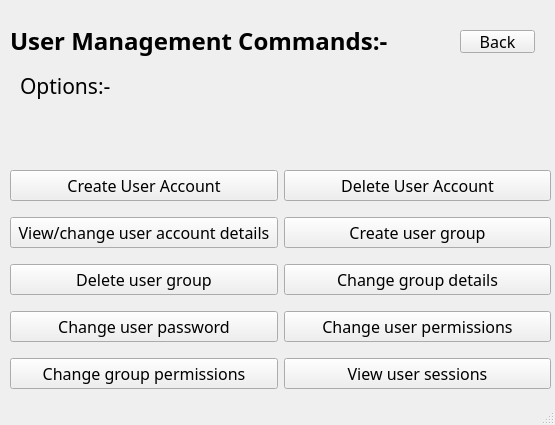
<?xml version="1.0" encoding="UTF-8"?>
<ui version="4.0">
 <class>MainWindow</class>
 <widget class="QMainWindow" name="MainWindow">
  <property name="geometry">
   <rect>
    <x>0</x>
    <y>0</y>
    <width>555</width>
    <height>425</height>
   </rect>
  </property>
  <property name="font">
   <font>
    <family>Script MT Bold</family>
    <weight>75</weight>
    <bold>true</bold>
   </font>
  </property>
  <property name="windowTitle">
   <string>MainWindow</string>
  </property>
  <widget class="QWidget" name="centralwidget">
   <widget class="QLabel" name="label">
    <property name="geometry">
     <rect>
      <x>10</x>
      <y>20</y>
      <width>421</width>
      <height>41</height>
     </rect>
    </property>
    <property name="font">
     <font>
      <family>Rockwell Nova Light</family>
      <pointsize>18</pointsize>
      <weight>75</weight>
      <bold>true</bold>
     </font>
    </property>
    <property name="text">
     <string>User Management Commands:-</string>
    </property>
   </widget>
   <widget class="QPushButton" name="Exit">
    <property name="geometry">
     <rect>
      <x>460</x>
      <y>30</y>
      <width>75</width>
      <height>23</height>
     </rect>
    </property>
    <property name="font">
     <font>
      <family>Rockwell</family>
      <pointsize>12</pointsize>
      <weight>50</weight>
      <bold>false</bold>
     </font>
    </property>
    <property name="text">
     <string>Back</string>
    </property>
   </widget>
   <widget class="QLabel" name="label_2">
    <property name="geometry">
     <rect>
      <x>20</x>
      <y>70</y>
      <width>101</width>
      <height>31</height>
     </rect>
    </property>
    <property name="font">
     <font>
      <family>Yu Gothic</family>
      <pointsize>16</pointsize>
      <weight>50</weight>
      <bold>false</bold>
     </font>
    </property>
    <property name="text">
     <string>Options:-</string>
    </property>
   </widget>
   <widget class="QWidget" name="gridLayoutWidget">
    <property name="geometry">
     <rect>
      <x>10</x>
      <y>160</y>
      <width>541</width>
      <height>241</height>
     </rect>
    </property>
    <layout class="QGridLayout" name="gridLayout">
     <item row="1" column="0">
      <widget class="QPushButton" name="ViewUserAccount">
       <property name="font">
        <font>
         <family>Rockwell</family>
         <pointsize>12</pointsize>
         <weight>50</weight>
         <bold>false</bold>
        </font>
       </property>
       <property name="text">
        <string>View/change user account details</string>
       </property>
      </widget>
     </item>
     <item row="3" column="1">
      <widget class="QPushButton" name="ChangeUserPermission">
       <property name="font">
        <font>
         <family>Rockwell</family>
         <pointsize>12</pointsize>
         <weight>50</weight>
         <bold>false</bold>
        </font>
       </property>
       <property name="text">
        <string>Change user permissions</string>
       </property>
      </widget>
     </item>
     <item row="4" column="0">
      <widget class="QPushButton" name="ChangeGroupPermisson">
       <property name="font">
        <font>
         <family>Rockwell</family>
         <pointsize>12</pointsize>
         <weight>50</weight>
         <bold>false</bold>
        </font>
       </property>
       <property name="text">
        <string>Change group permissions</string>
       </property>
      </widget>
     </item>
     <item row="4" column="1">
      <widget class="QPushButton" name="ViewUserSession">
       <property name="font">
        <font>
         <family>Rockwell</family>
         <pointsize>12</pointsize>
         <weight>50</weight>
         <bold>false</bold>
        </font>
       </property>
       <property name="text">
        <string>View user sessions</string>
       </property>
      </widget>
     </item>
     <item row="2" column="0">
      <widget class="QPushButton" name="DeleteUserGroup">
       <property name="font">
        <font>
         <family>Rockwell</family>
         <pointsize>12</pointsize>
         <weight>50</weight>
         <bold>false</bold>
        </font>
       </property>
       <property name="text">
        <string>Delete user group</string>
       </property>
      </widget>
     </item>
     <item row="2" column="1">
      <widget class="QPushButton" name="ChangeGroupDetails">
       <property name="font">
        <font>
         <family>Rockwell</family>
         <pointsize>12</pointsize>
         <weight>50</weight>
         <bold>false</bold>
        </font>
       </property>
       <property name="text">
        <string>Change group details</string>
       </property>
      </widget>
     </item>
     <item row="3" column="0">
      <widget class="QPushButton" name="ChangeUserPassword">
       <property name="font">
        <font>
         <family>Rockwell</family>
         <pointsize>12</pointsize>
         <weight>50</weight>
         <bold>false</bold>
        </font>
       </property>
       <property name="text">
        <string>Change user password</string>
       </property>
      </widget>
     </item>
     <item row="0" column="1">
      <widget class="QPushButton" name="DeleteUserAccount">
       <property name="font">
        <font>
         <family>Rockwell</family>
         <pointsize>12</pointsize>
         <weight>50</weight>
         <bold>false</bold>
        </font>
       </property>
       <property name="text">
        <string>Delete User Account</string>
       </property>
      </widget>
     </item>
     <item row="1" column="1">
      <widget class="QPushButton" name="CreateUserGroup">
       <property name="font">
        <font>
         <family>Rockwell</family>
         <pointsize>12</pointsize>
         <weight>50</weight>
         <bold>false</bold>
        </font>
       </property>
       <property name="text">
        <string>Create user group</string>
       </property>
      </widget>
     </item>
     <item row="0" column="0">
      <widget class="QPushButton" name="CreateUserAccount">
       <property name="font">
        <font>
         <family>Rockwell</family>
         <pointsize>12</pointsize>
         <weight>50</weight>
         <bold>false</bold>
        </font>
       </property>
       <property name="text">
        <string>Create User Account</string>
       </property>
      </widget>
     </item>
    </layout>
   </widget>
  </widget>
  <widget class="QStatusBar" name="statusbar"/>
 </widget>
 <resources/>
 <connections/>
</ui>
